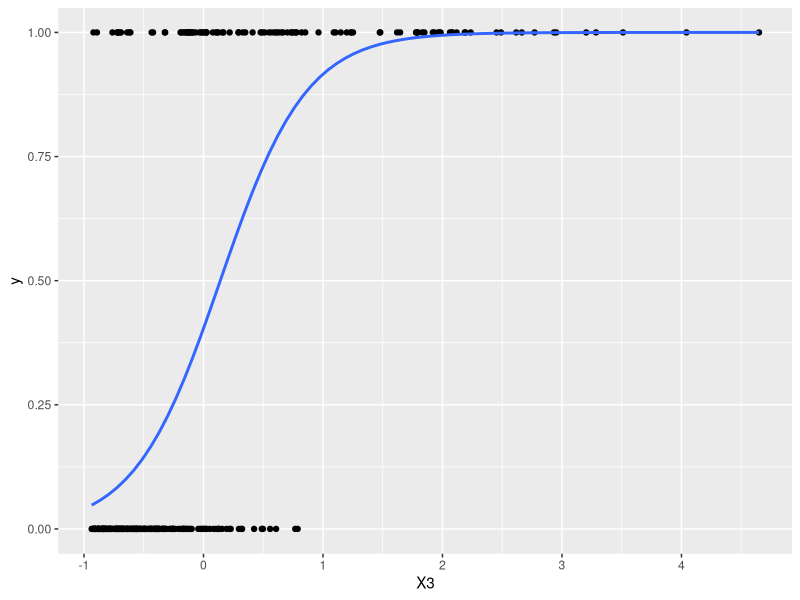
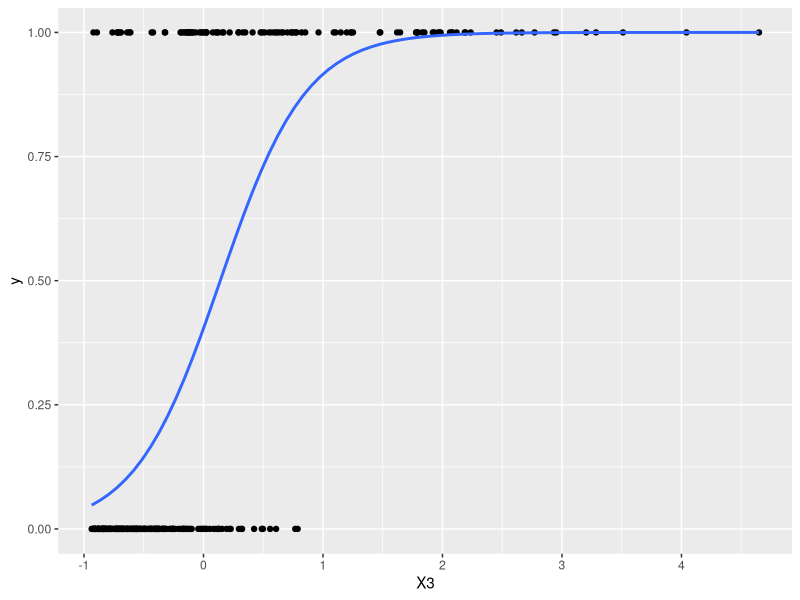

The R source for these figures, in order:
library(tidyverse)
set.seed(1234)

UseData <- matrix(0,300,10) %>% data.frame()
for(i in 1:ncol(UseData)) {
  UseData[,i] <- runif(nrow(UseData)) + rpois(nrow(UseData), rgamma(nrow(UseData),shape = 1))
}
glm_data <- UseData %>% scale() %>% data.frame()
fact <-  3 * glm_data$X10 + 6 * glm_data$X3 + 2 * glm_data$X5
fact <-1/(1 + 3*exp(-fact))

glm_data$y <- 0
for(i in 1:nrow(glm_data)){
  glm_data$y[i] <- rbinom(1, 1, fact[i])
}


glm_data <- glm_data %>% 
   dplyr::arrange(y)

glm_model <- glm(y ~ . ,data = glm_data, family = binomial("logit"))
glm_model %>% summary

# Call:
#   glm(formula = y ~ ., family = binomial("logit"), data = glm_data)
# 
# Deviance Residuals: 
#   Min        1Q    Median        3Q       Max  
# -2.79723  -0.17374  -0.02177   0.01670   2.18644  
# 
# Coefficients:
#               Estimate Std. Error z value Pr(>|z|)    
# (Intercept) -1.16230    0.30015  -3.872 0.000108 ***
# X1           0.06391    0.28657   0.223 0.823517    
# X2          -0.08146    0.25308  -0.322 0.747532    
# X3           6.42789    1.02494   6.271 3.58e-10 ***
# X4           0.39690    0.26543   1.495 0.134826    
# X5           2.24315    0.39967   5.612 1.99e-08 ***
# X6           0.27260    0.29696   0.918 0.358641    
# X7          -0.08142    0.23464  -0.347 0.728589    
# X8           0.05814    0.27094   0.215 0.830100    
# X9           0.04441    0.28057   0.158 0.874241    
# X10          3.32751    0.54027   6.159 7.32e-10 ***
#   ---
#   Signif. codes:  0 ‘***’ 0.001 ‘**’ 0.01 ‘*’ 0.05 ‘.’ 0.1 ‘ ’ 1
# 
# (Dispersion parameter for binomial family taken to be 1)
# 
# Null deviance: 392.051  on 299  degrees of freedom
# Residual deviance:  95.277  on 289  degrees of freedom
# AIC: 117.28
# 
# Number of Fisher Scoring iterations: 8



glm_plot <- ggplot2::ggplot(data = glm_data, aes(x = X3, y = y)) +
  geom_point()+
  stat_smooth(method = "glm",method.args = list(family = "binomial"),se = F)  
glm_plot

ggsave(glm_plot, filename = "glm_plot.png", device = "png", width = 7, height = 7)
